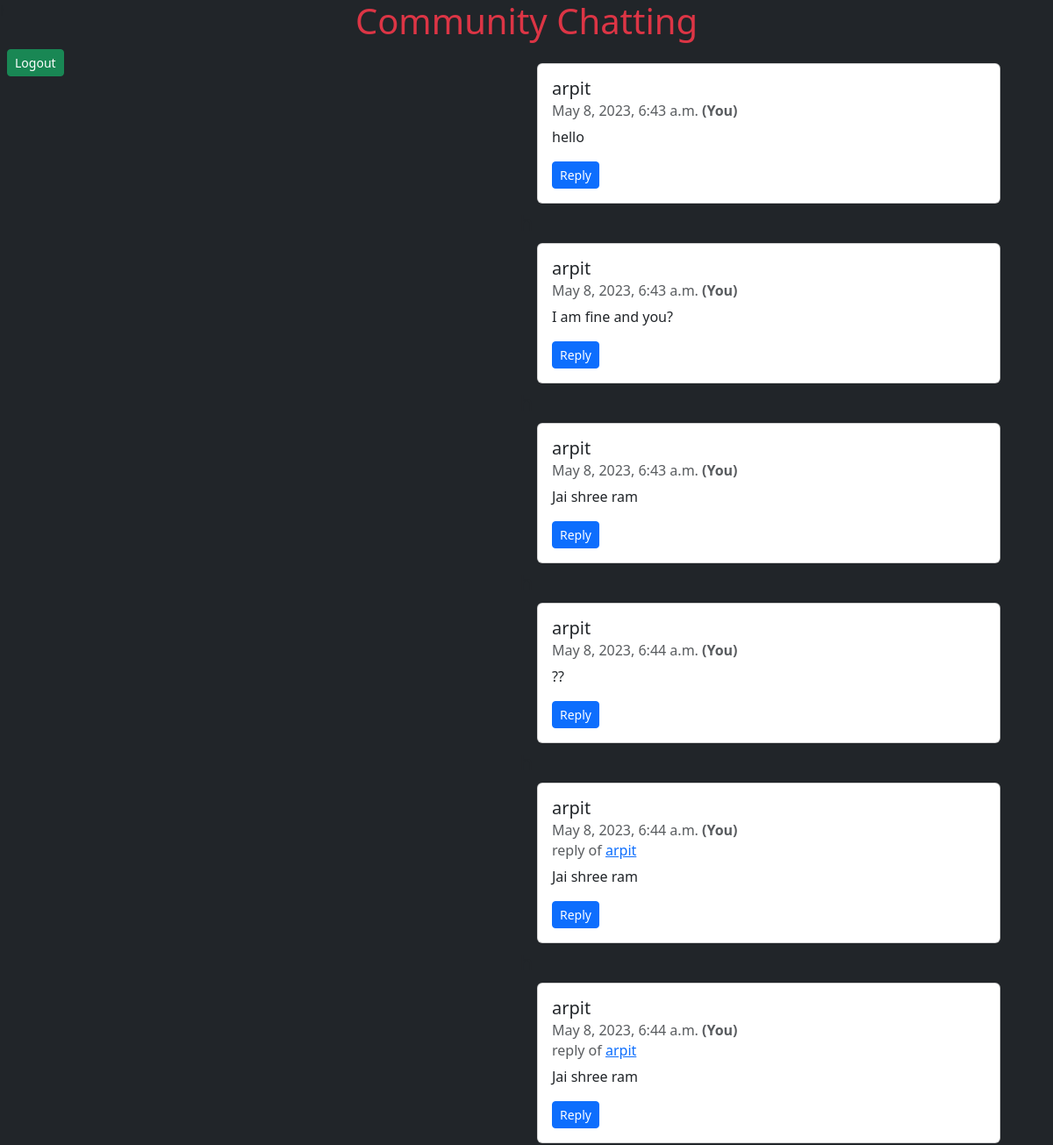
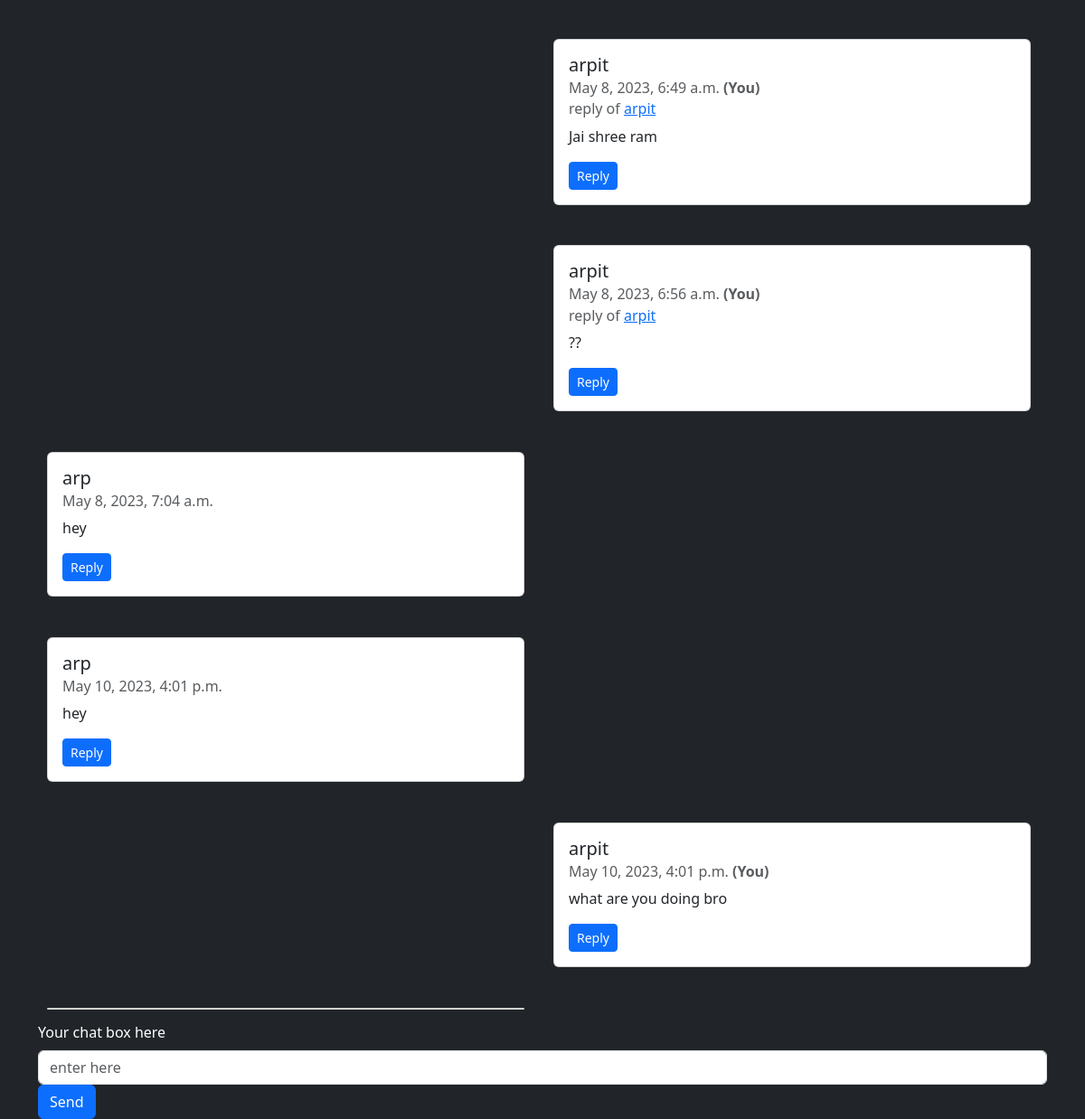
The app's page / (signed in) with its own data (2 pictures, top to bottom).
### chj/models.py (models this page shows)
class Chatting(models.Model):
    cuser = models.ForeignKey(User, on_delete=models.CASCADE, related_name="chatuser")
    cusrep = models.ForeignKey('self', on_delete=models.CASCADE, null=True)
    chattts = models.CharField(max_length=1000000)
    useridhtml = models.CharField(max_length=1000000, null=True)
    timestamp = models.DateTimeField(default=now)
    def __str__(self):
        return self.cuser.username

### chj/views.py (the view)
# urls.py: 2. Add a URL to urlpatterns:  path('', views.home, name='home')
def home(request):
    chsud = Chatting.objects.order_by("timestamp")
    lusch = Chatting.objects.last()
    userr = request.user
    return render(request, "chat.html", {"userschat": chsud, "lchsd": lusch, "main_user":userr})

### templates/chat.html (shortened to what this page needs)
{% extends 'index.html' %}
{% block bd %}
{% load mathfilters %}
<p id="h">h</p>
<div class="container my-5">
    {% for n in userschat %}
    {% if request.user.username == n.cuser.username %}
    <div class="card" id="chat-log" style="width: 33rem; margin-left: 570px;">
        {% else %}
        <div class="card" style="width: 33rem; margin-left: 10px;">
            {% endif %}
            <div class="card-body" id="{{n.cuser.username}}">
                <h5 class="card-title" id="ld{{forloop.counter}}">{{n.cuser.username}}</h5>
                <h6 class="card-subtitle mb-2 text-muted">{{n.timestamp}}
                    {% if request.user.username == n.cuser.username %}
                    <b>(You)</b>
                    {% endif %}
                </h6>
                {% if n.cusrep %}
                <h6 class="card-subtitle mb-2 text-muted">reply of
                <a {% if n.useridhtml == "1" %}
                    href="#h"
                {% else %}
                    href="#ld{{n.useridhtml|sub:1}}"
                {% endif %} >{{n.cusrep}}</a></h6>
                {% endif %}
                <p class="card-text">{{n.chattts}}</p>
                <button class="btn btn-primary btn-sm" id="button" onclick="t({{forloop.counter}})">
                    Reply
                </button>
            </div>
        </div>
        <h4 class="row d-flex justify-content-center mt-2 mx-2">h</h4>
        {% endfor %}
        <div class="card" style="width: 33rem; margin-left: 10px;" id="cchh"></div>
        <h4 class="row d-flex justify-content-center mt-2 mx-2">h</h4>
    </div>
    <h4 class="row d-flex justify-content-center mt-1 mx-2">h</h4>
    {% if user.is_authenticated %}
        <div class="container mt-1 fixed-bottom bg-dark">
            <label for="chat-message-input" class="form-label text-white">Your chat box here</label>
            <input type="text" class="form-control" placeholder="enter here" name="user_chatter" maxlength="999999"  id="messagee">
            <button type="submit" class="btn btn-primary" onclick="sendMessage()">Send</button>
        </div>
</div>
{% else %}
<div class="container my-3 fixed-bottom">
    <h3 class="row d-flex justify-content-center bg-danger text-white">Please login then sent message</h3>
</div>
{% endif %}
{% endblock %}

### records on screen
Chatting: cuser.username "arpit", timestamp "May 8, 2023, 6:43 a.m.", shows "(You)", chattts "hello"
Chatting: cuser.username "arpit", timestamp "May 8, 2023, 6:43 a.m.", shows "(You)", chattts "I am fine and you?"
Chatting: cuser.username "arpit", timestamp "May 8, 2023, 6:43 a.m.", shows "(You)", chattts "Jai shree ram"
Chatting: cuser.username "arpit", timestamp "May 8, 2023, 6:44 a.m.", shows "(You)", chattts "??"
Chatting: cuser.username "arpit", timestamp "May 8, 2023, 6:44 a.m.", shows "(You)", cusrep "arpit", chattts "Jai shree ram"
Chatting: cuser.username "arpit", timestamp "May 8, 2023, 6:44 a.m.", shows "(You)", cusrep "arpit", chattts "Jai shree ram"
Chatting: cuser.username "arpit", timestamp "May 8, 2023, 6:49 a.m.", shows "(You)", cusrep "arpit", chattts "Jai shree ram"
Chatting: cuser.username "arpit", timestamp "May 8, 2023, 6:56 a.m.", shows "(You)", cusrep "arpit", chattts "??"
Chatting: cuser.username "arp", timestamp "May 8, 2023, 7:04 a.m.", chattts "hey"
Chatting: cuser.username "arp", timestamp "May 10, 2023, 4:01 p.m.", chattts "hey"
Chatting: cuser.username "arpit", timestamp "May 10, 2023, 4:01 p.m.", shows "(You)", chattts "what are you doing bro"
